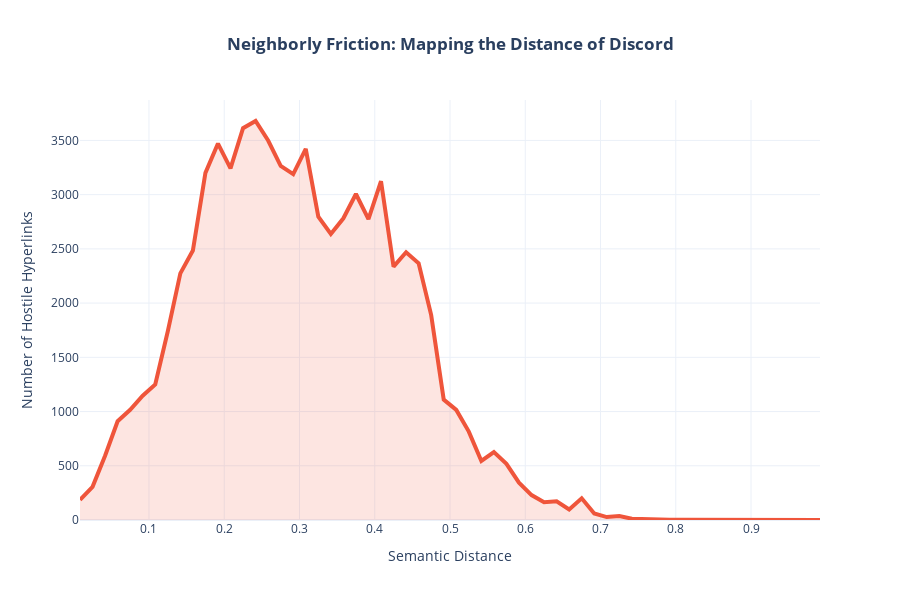

The notebook cell this image was saved under:
### Markdown cell above
### 1. Neighborly Friction: The Law of Proximity

**The Intel:**
In Part 1, you learned how to spot a "Sniper." Now you need to know where they are aiming.
Before identifying the specific factions involved in Reddit’s conflicts, a moderator must understand the physical range of engagement. Where does the fire actually come from? 
A common rookie mistake is assuming that "hate is random", that trolls just spray fire in every direction. The data proves this wrong. 

Look at this chart. We plotted the **Volume of Hostility** against **Semantic Distance** (where 0 is your twin and 1 is an alien).

**The Analysis:**
You are looking at the *Ballistics of Reddit Conflict*.

* **The Dead Zone (Distance 0.6 – 1.0):** The curve is flat. There is almost zero "long-range artillery."
    * *Why?* A community dedicated to *Knitting* is semantically invisible to *r/DayZ*. They exist in different universes with no shared vocabulary, and therefore, **no reason to fight**.
    * *The Reality:* If you run a niche sub far from the mainstream, you are naturally camouflaged.

* **The Inner Circle (Distance < 0.1):** Low conflict volume.
    * *Why?* These subreddits are so mathematically similar that they are effectively the same population (e.g., *r/Science* vs. *r/Physics*). They act as allies or satellite states, not enemies.

* **The Red Zone (Distance 0.1 – 0.5):** **This is where the bodies are buried.**
    * *Why?* This is the "Uncanny Valley" of community interaction. These communities are similar enough to care about the same topics (e.g., *Console Gaming*, *US Politics*), but different enough to disagree on identity, rules, or tribe loyalty.
    * *The Dynamic:* The "Snipers" we identified in Part 1 do not hunt strangers. They hunt their neighbors. They aren't fighting for resources; they are fighting for **legitimacy** over a shared domain.

**Actionable Advice:**
Stop scanning the horizon for an invasion force. The data shows that **conflict is driven by the Narcissism of Small Differences**.
* **Assess your Perimeter:** Who sits in your 0.1–0.5 range? (We will identify them in the next section).
* **Rule of Engagement:** If a subreddit covers your topic but has slightly different rules (e.g., "No Memes" vs. "Memes Allowed"), **that** is your primary threat. Prepare your defenses there.

### Code cell
from my_function import plot_semantic_distance_line_negative

plot_semantic_distance_line_negative(merge_df, sub_merged_df, nbins=60)

### Figure 1 — Plotly figure (JSON) as saved in the notebook; plotly's stock layout.template omitted (floating-point values rounded to 4 significant figures)
{"data": [{"fill": "tozeroy", "fillcolor": "rgba(239, 85, 59, 0.15)", "line": {"color": "#EF553B", "width": 4}, "mode": "lines", "name": "Negative Links (Attacks)", "type": "scatter", "x": [0.008333, 0.025, 0.04167, 0.05833, 0.075, 0.09167, 0.1083, 0.125, 0.1417, 0.1583, 0.175, 0.1917, 0.2083, 0.225, 0.2417, 0.2583, 0.275, 0.2917, 0.3083, 0.325, 0.3417, 0.3583, 0.375, 0.3917, 0.4083, 0.425, 0.4417, 0.4583, 0.475, 0.4917, 0.5083, 0.525, 0.5417, 0.5583, 0.575, 0.5917, 0.6083, 0.625, 0.6417, 0.6583, 0.675, 0.6917, 0.7083, 0.725, 0.7417, 0.7583, 0.775, 0.7917, 0.8083, 0.825, 0.8417, 0.8583, 0.875, 0.8917, 0.9083, 0.925, 0.9417, 0.9583, 0.975, 0.9917], "y": [186, 306, 592, 911, 1016, 1146, 1250, 1740, 2274, 2485, 3201, 3471, 3242, 3613, 3679, 3499, 3265, 3189, 3422, 2797, 2638, 2782, 3006, 2774, 3124, 2336, 2469, 2367, 1889, 1110, 1015, 815, 544, 626, 518, 344, 230, 164, 172, 97, 200, 60, 27, 36, 12, 7, 8, 2, 3, 3, 9, 2, 0, 0, 0, 0, 0, 0, 0, 0]}], "layout": {"height": 600, "hovermode": "x", "legend": {"x": 0.75, "y": 0.95}, "title": {"text": "<b>Neighborly Friction: Mapping the Distance of Discord</b><br>", "x": 0.5, "xanchor": "center", "yanchor": "top"}, "width": 900, "xaxis": {"title": {"text": "Semantic Distance"}}, "yaxis": {"title": {"text": "Number of Hostile Hyperlinks"}}}}
